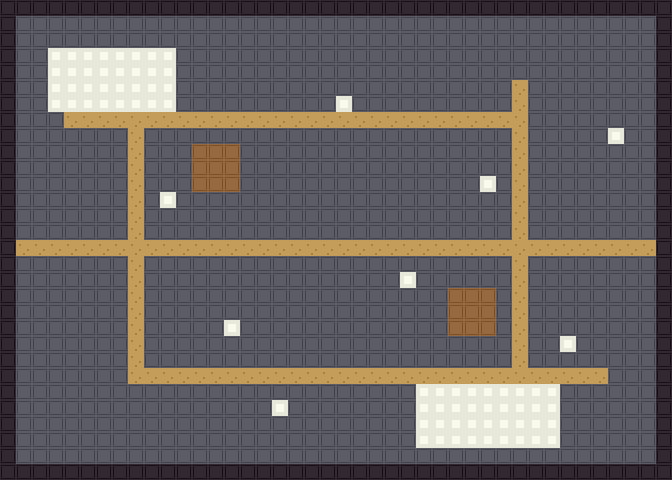

This is a level from a 2D game, rendered from its Tiled map with the project's own tilesets. A one-line summary and the map file follow, with tile-layer data summarised:
An orthogonal 42x30 tile map with 16x16 px tiles, 3 tile layers (Back, Buildings, Front).

<map version="1.10" tiledversion="1.10.2" orientation="orthogonal" renderorder="right-down" width="42" height="30" tilewidth="16" tileheight="16" infinite="0" nextlayerid="4" nextobjectid="1">
  <tileset firstgid="1" name="e25_proto_tiles" tilewidth="16" tileheight="16" tilecount="17" columns="17">
    <image source="e25_proto_tiles.png" width="272" height="16" />
    <tile id="0">
      <properties>
        <property name="Passable" value="T" />
      </properties>
    </tile>
    <tile id="1">
      <properties>
        <property name="Passable" value="T" />
      </properties>
    </tile>
    <tile id="2">
      <properties>
        <property name="Passable" value="T" />
      </properties>
    </tile>
    <tile id="3">
      <properties>
        <property name="Passable" value="T" />
        <property name="Diggable" value="T" />
      </properties>
    </tile>
    <tile id="4" />
    <tile id="5" />
    <tile id="6">
      <properties>
        <property name="Passable" value="T" />
      </properties>
    </tile>
    <tile id="7">
      <properties>
        <property name="Passable" value="T" />
      </properties>
    </tile>
    <tile id="8">
      <properties>
        <property name="Passable" value="T" />
      </properties>
    </tile>
    <tile id="9" />
    <tile id="10" />
    <tile id="11">
      <properties>
        <property name="Passable" value="T" />
      </properties>
    </tile>
    <tile id="12" />
    <tile id="13" />
    <tile id="14" />
    <tile id="15" />
    <tile id="16">
      <properties>
        <property name="Passable" value="T" />
        <property name="Action" value="Shop E25GardenShop" />
      </properties>
    </tile>
  </tileset>
  <layer id="1" name="Back" width="42" height="30">
    <data>[1260 cells, 1260 non-empty, 3 distinct tile ids]</data>
  </layer>
  <layer id="2" name="Buildings" width="42" height="30">
    <data>[1260 cells, 148 non-empty, 2 distinct tile ids]</data>
  </layer>
  <layer id="3" name="Front" width="42" height="30">
    <data>[1260 cells, 18 non-empty, 1 distinct tile ids]</data>
  </layer>
</map>
